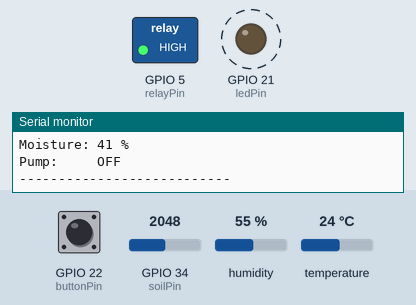
This sketch was run on a simulated ESP32. On the bench: switched loads named in the sketch (green lamp = pin HIGH), output pins drawn as LEDs (lit = HIGH), the last lines printed to the serial monitor. Dashed ring = blinking. Inputs (shaded band) come from the test bench; at power-on: GPIO 34 (soilPin) = 2048, GPIO 22 (buttonPin) HIGH, humidity 55 %, temperature 24 °C.

Above: at 3.2 s.
3.3 s: GPIO 34 (soilPin) set to 2103
6.8 s: GPIO 34 (soilPin) set to 2205
At 8.8 s:
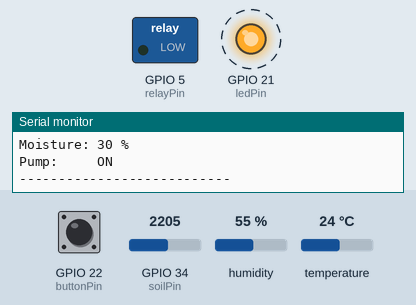
12.5 s: GPIO 22 (buttonPin) pulled LOW for 0.15 s
At 12.9 s:
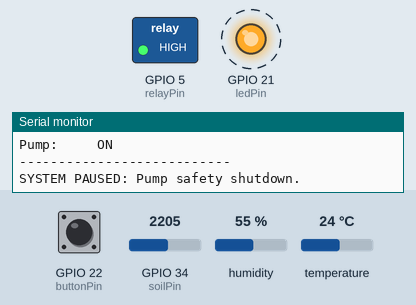
14.1 s: GPIO 22 (buttonPin) pulled LOW for 1 s
At 17.4 s:
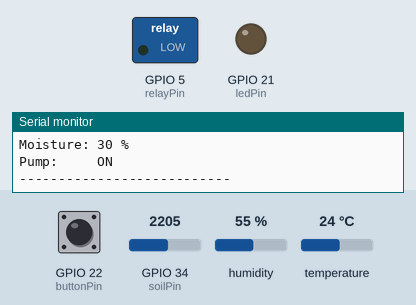
17.6 s: GPIO 22 (buttonPin) pulled LOW for 3.2 s
At 18.5 s:
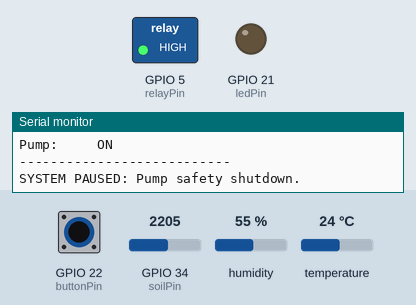
Timing chart, 0 to 20.6 s (numbered marks = the images above; inputs shaded):
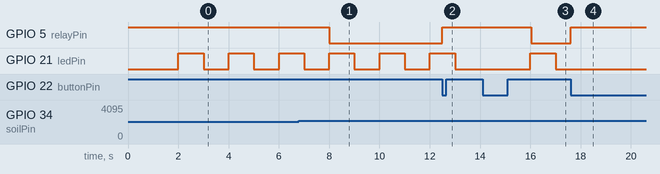

The sketch:

activelcontroloop.ino
```cpp
// ====================================================================
// PROGRAM TITLE: FarmGuard-AIoT: Level 2 (Step B) - Sensor Calibration & Actuation
// PURPOSE: Implements sensor data mapping, threshold monitoring, and automatic irrigation control.
// DESCRIPTION: This firmware maps raw analog data from a soil moisture probe into a standard percentage scale.
//              It introduces a digital relay output to actuate a water pump based on real-time soil conditions.
//              The system features a fail-safe shutdown mechanism that deactivates the pump if manual override is engaged.
// ====================================================================

// --- External Libraries ---
#include "DHT.h" // Hardware driver handling complex communications with the digital DHT temperature/humidity sensor.

// --------------------------------------------------------------------
// HARDWARE CONFIGURATION & PIN MAPPING
// --------------------------------------------------------------------
// Map descriptive variable names to concrete microcontroller GPIO pins to make maintenance easy.
const int ledPin = 21;       // Pin 21 runs the visual operation status indicator LED.
const int buttonPin = 22;    // Pin 22 handles user input from a push-button toggle interface.
const int dhtPin = 4;        // Pin 4 processes single-wire serial data streams from the DHT11 sensor.
const int soilPin = 34;      // Pin 34 connects to a built-in Analog-to-Digital Converter (ADC) for soil measurements.
const int relayPin = 5;      // NEW: Pin 5 serves as a digital trigger line to switch the water pump relay on or off.

// --------------------------------------------------------------------
// SENSOR CONFIGURATION SUITE
// --------------------------------------------------------------------
#define DHTTYPE DHT11        // Compiler macro identifying the specific sensor model protocol being used.
DHT dht(dhtPin, DHTTYPE);    // Creates an instance of the DHT driver class called 'dht' using your pin settings.

// --------------------------------------------------------------------
// CALIBRATION COEFFICIENTS (PHYSICAL TUNING VALUES)
// --------------------------------------------------------------------
// These reference points represent physical testing limits used to map raw voltage to actual moisture percentages.
// AirValue is the ADC integer read when dry. WaterValue is the ADC integer read when completely submerged.
const int AirValue = 2654;   // Hardware baseline reading recorded in bone-dry air conditions.
const int WaterValue = 1200; // Calibrated or estimated hardware baseline reading recorded in pure water.

// --------------------------------------------------------------------
// NON-BLOCKING TIMING ENGINE (MILLIS SCHEDULER)
// --------------------------------------------------------------------
// Time tracking structures keeping system operations executing concurrently without delays.
unsigned long previousMillisLED = 0;    // Records the absolute millisecond timestamp of the last indicator LED blink event.
const long ledInterval = 1000;          // Fixed time window setting the pace of the status indicator to a 1-second cycle.

unsigned long previousMillisSensors = 0; // Records the absolute millisecond timestamp of the last telemetry collection cycle.
const long sensorInterval = 2000;       // Fixed time window forcing data acquisition routines to run every 2 seconds.

// --------------------------------------------------------------------
// CORE STATE CONTROLLERS
// --------------------------------------------------------------------
// Global runtime variables tracking functional parameters and physical switch positions.
bool ledState = LOW;          // Stores the current electrical state of the indicator LED (LOW = Off, HIGH = On).
bool systemActive = true;     // Master automation flag allowing sensor logic to operate when set to true.
bool lastButtonState = HIGH;  // Holds onto previous digital loop readings to detect immediate button transition clicks.

// --------------------------------------------------------------------
// IRRIGATION MANAGEMENT LOGIC PARAMS
// --------------------------------------------------------------------
// Defines the operational boundaries that determine when automatic mechanical irrigation begins.
const int MOISTURE_THRESHOLD = 35; // Target percentage floor: any moisture level below 35% forces the pump to turn on.

// ====================================================================
// SETUP FUNCTION: EXECUTES ONCE AT COLD BOOT
// ====================================================================
void setup() {
  // Open serial data pipe at 115200 bits per second to send performance feedback logs to the terminal.
  Serial.begin(115200);

  // Set the structural data direction of your physical microcontroller pins.
  pinMode(ledPin, OUTPUT);         // Sets up the LED line to allow software to emit voltage triggers.
  pinMode(buttonPin, INPUT_PULLUP); // Enables internal pullup to hold line at high voltage (HIGH) until a button press grounds it (LOW).

  // Configure the relay.
  // Note: Many common relay breakout modules use "Active LOW" electronics, meaning a LOW voltage signal activates the coil.
  // We initialize the line to a high electrical voltage to guarantee the pump stays off at boot.
  pinMode(relayPin, OUTPUT);
  digitalWrite(relayPin, HIGH); // Assumes Active LOW layout logic: Writing HIGH turns the pump relay completely OFF.

  // Initialize communication protocols inside the DHT driver engine.
  dht.begin();

  // Hold execution for 2 seconds to allow internal sensor circuits and terminal links to stabilize cleanly.
  delay(2000);

  Serial.println("========================================");
  Serial.println("FarmGuard Node Initialized (Level 2b)");
  Serial.println("========================================");
}

// ====================================================================
// MAIN SYSTEM LOOP: RUNS CONTINUOUSLY IN AN INFINITE LOOP
// ====================================================================
void loop() {
  // Capture current uptime runtime of the microcontroller in milliseconds.
  unsigned long currentMillis = millis();

  // ------------------------------------------------------------------
  // TASK 1: ASYNCHRONOUS VISUAL STATUS INDICATOR
  // ------------------------------------------------------------------
  // Evaluate if the timeline gap matches or surpasses the 1s LED threshold.
  if (currentMillis - previousMillisLED >= ledInterval) {
    previousMillisLED = currentMillis; // Advance timeline baseline reference to evaluate the next cycle.
    ledState = !ledState;              // Toggle logic state tracker flag using a logical NOT operation.

    // Ternary operator path: If system is active, apply the toggled state. If paused, lock pin LOW to stop blinking.
    digitalWrite(ledPin, systemActive ? ledState : LOW);
  }

  // ------------------------------------------------------------------
  // TASK 2: BUTTON DRIVEN SYSTEM OVERRIDE & SAFETY SHUTDOWN
  // ------------------------------------------------------------------
  // Fetch instantaneous real-time electrical state from user interface button.
  bool currentButtonState = digitalRead(buttonPin);

  // Physical edge evaluation: Looks for immediate shifts from an unpressed state (HIGH) to a compressed connection (LOW).
  if (currentButtonState == LOW && lastButtonState == HIGH) {
    systemActive = !systemActive; // Toggle the master state flag to enable or disable automatic operations.

    // Hardwired Safety Interlocking Logic: Instantly cuts pump power if a human operator pauses operations.
    if (!systemActive) {
      digitalWrite(relayPin, HIGH); // Force relay line high to shut off pump power lines immediately.
      Serial.println("SYSTEM PAUSED: Pump safety shutdown.");
    } else {
      Serial.println("SYSTEM ACTIVE: Resuming auto-control.");
    }

    // Hardware debounce block: Suspends execution briefly to let noisy mechanical metal switch contacts settle out.
    delay(50);
  }
  lastButtonState = currentButtonState; // Maintain current digital values for comparative validation next cycle.

  // ------------------------------------------------------------------
  // TASK 3: ENVIRONMENTAL TELEMETRY & AUTOMATED ACTUATION
  // ------------------------------------------------------------------
  // Asynchronous execution block: Pulls environmental measurements and runs controls exactly every 2000ms.
  if (currentMillis - previousMillisSensors >= sensorInterval) {
    previousMillisSensors = currentMillis; // Re-align reference point to evaluate next schedule block.

    // Run telemetry processing logic only if master authorization status is active.
    if(systemActive) {
      // 1. Digital Telemetry Extraction (DHT11)
      float humidity = dht.readHumidity();      // Pull calculated relative atmospheric humidity from digital data streams.
      float temperature = dht.readTemperature(); // Pull calculated atmospheric temperature data arrays.

      // 2. Analog Telemetry Extraction & Data Calibration (Soil Moisture)
      int rawSoilValue = analogRead(soilPin); // Sample instant electrical voltage value from the 12-bit ADC line (0 - 4095).

      // Proportional Data Mapping: Translates raw integer ranges into a standard human-readable scale.
      // AirValue maps to 0% moisture (dry soil). WaterValue maps to 100% moisture (saturated soil).
      int soilMoisturePercent = map(rawSoilValue, AirValue, WaterValue, 0, 100);

      // Clamping Guardrail: Clamps output values firmly to extreme endpoints.
      // Prevents impossible negative or over-range percentages if real conditions stray outside calibration references.
      soilMoisturePercent = constrain(soilMoisturePercent, 0, 100);

      // 3. AUTOMATION STATE ENGINE: IRRIGATION CONTROL LOGIC
      String pumpState = "OFF"; // String placeholder used to generate human-readable diagnostic text.

      // Threshold check: Evaluate if the mapped moisture content drops below the critical 35% target floor.
      if (soilMoisturePercent < MOISTURE_THRESHOLD) {
        digitalWrite(relayPin, LOW); // Pull Active LOW relay line down to ground to open the water valve.
        pumpState = "ON";            // Update diagnostic text string for status readouts.
      } else {
        digitalWrite(relayPin, HIGH); // Push relay pin high to cut power and stop the water pump.
        pumpState = "OFF";            // Update diagnostic text string for status readouts.
      }

      // 4. PRINT DIAGNOSTICS DASHBOARD TO SERIAL CONSOLE
      Serial.println("--- FarmGuard Live Data ---");
      Serial.print("Temp:     "); Serial.print(temperature); Serial.println(" °C");
      Serial.print("Humidity: "); Serial.print(humidity); Serial.println(" %");
      Serial.print("Moisture: "); Serial.print(soilMoisturePercent); Serial.println(" %");
      Serial.print("Pump:     "); Serial.println(pumpState); // Confirms clear correlation between soil readings and pump activation.
      Serial.println("---------------------------");
    }
  }
}
```

Measured:
- the behaviour switches between 2145 and 2146 on GPIO 34 (soilPin) (found by bisection; images 0 and 1)
- after the input at 6.8 s, GPIO 5 (relayPin): HIGH → LOW after 1.2 s
- after the input at 12.5 s, GPIO 5 (relayPin): LOW → HIGH at once
- after the input at 14.1 s, GPIO 5 (relayPin): HIGH → LOW after 1.9 s; GPIO 21 (ledPin): LOW → HIGH after 1.9 s, → LOW 1.0 s later
- after the input at 17.6 s, GPIO 5 (relayPin): LOW → HIGH at once; GPIO 21 (ledPin): stops changing and stays LOW
- by itself, GPIO 21 (ledPin): alternates HIGH for 1.0 s and LOW for 1.0 s
